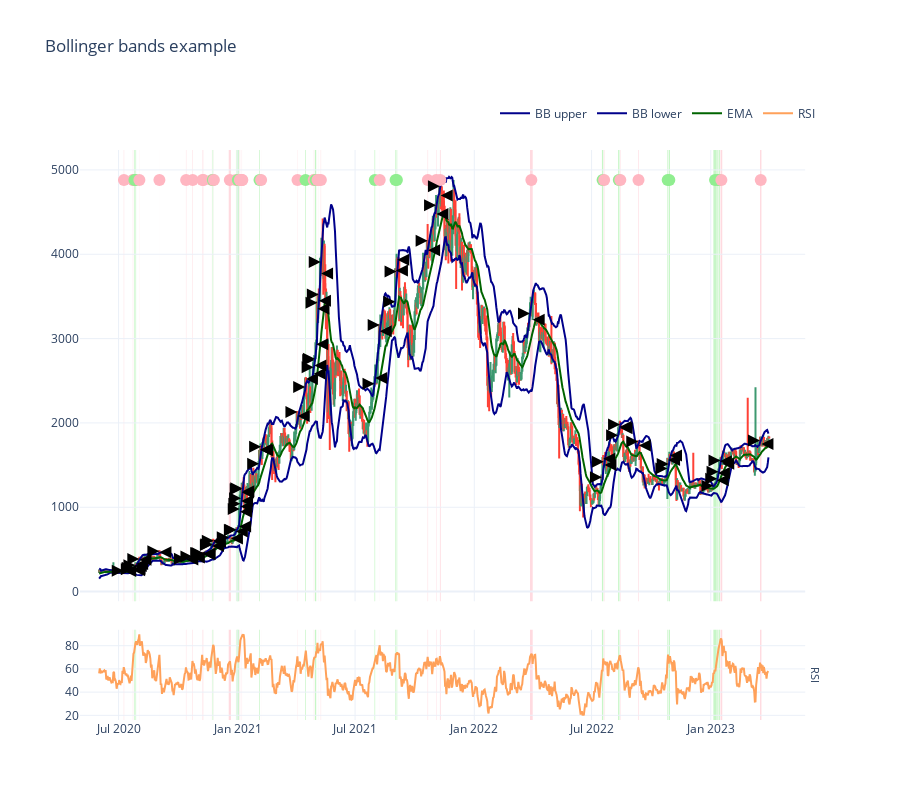

This figure's notebook cell:
### Markdown cell above
### Position visualisation

- Visualise individual positions over the price timeline

- Hover your mouse on the position marker circle to get its underlying details

- Positions closed for profit are marked green while losing ones are red

### Code cell
candles = universe.universe.candles.get_candles_by_pair(universe.get_single_pair().internal_id)

figure2 = visualise_single_pair_positions_with_duration_and_slippage(
    state,
    candles,
    start_at=START_AT,
    end_at=END_AT,
)

figure2.show()
print("Not shown as the chart is too cluttered and slow")
